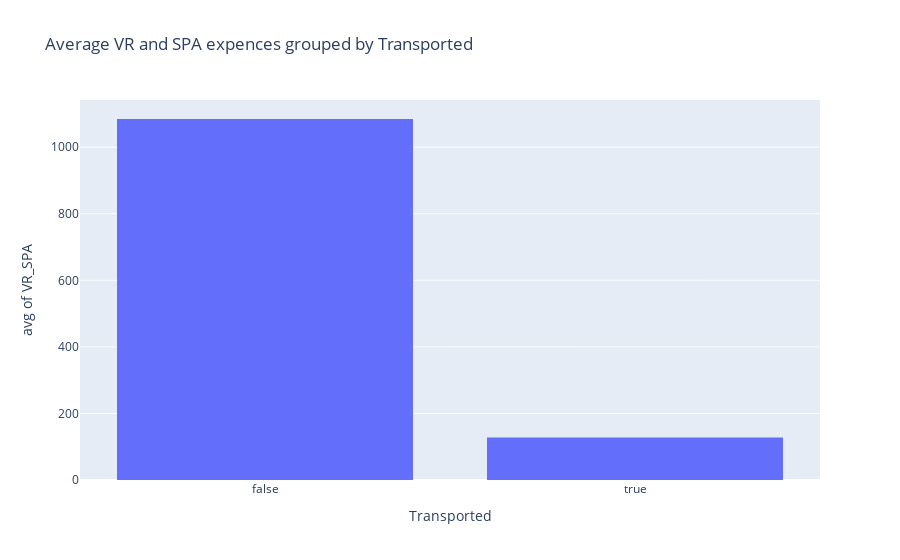

Source (notebook cell):
### Code cell
px.histogram(
    X,
    x=target,
    y="VR_SPA",
    histfunc="avg",
    title="Average VR and SPA expences grouped by Transported",
)

### Figure 1 — Plotly figure (JSON) as saved in the notebook; plotly's stock layout.template omitted (floating-point values rounded to 4 significant figures; data arrays with more than 128 entries replaced by an {"elided": "..."} marker saying what was removed)
{"data": [{"alignmentgroup": "True", "bingroup": "x", "histfunc": "avg", "hovertemplate": "Transported=%{x}<br>avg of VR_SPA=%{y}<extra></extra>", "legendgroup": "", "marker": {"color": "#636efa", "pattern": {"shape": ""}}, "name": "", "offsetgroup": "", "orientation": "v", "showlegend": false, "type": "histogram", "x": {"elided": "8693 bool values"}, "xaxis": "x", "y": {"elided": "8693 int values"}, "yaxis": "y"}], "layout": {"barmode": "relative", "legend": {"tracegroupgap": 0}, "title": {"text": "Average VR and SPA expences grouped by Transported"}, "xaxis": {"anchor": "y", "domain": [0, 1], "title": {"text": "Transported"}}, "yaxis": {"anchor": "x", "domain": [0, 1], "title": {"text": "avg of VR_SPA"}}}}
